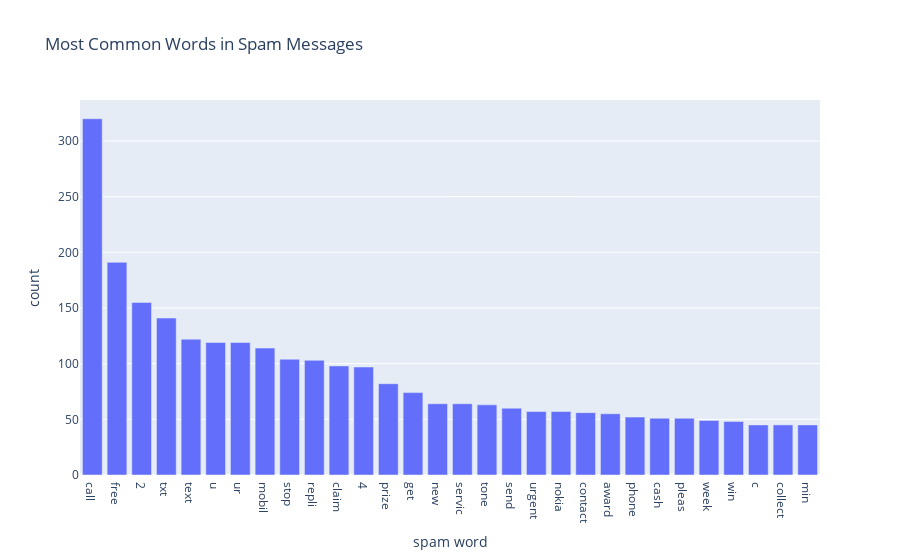

The code cell stored with this chart in its notebook:
### Code cell
from collections import Counter

most_common_words = pd.DataFrame(Counter(spam_corpus).most_common(30), columns=['spam word', 'count'])
px.bar(most_common_words, x='spam word', y='count', title='Most Common Words in Spam Messages')

### Figure 1 — Plotly figure (JSON) as saved in the notebook; plotly's stock layout.template omitted (floating-point values rounded to 4 significant figures)
{"data": [{"alignmentgroup": "True", "hovertemplate": "spam word=%{x}<br>count=%{y}<extra></extra>", "legendgroup": "", "marker": {"color": "#636efa", "pattern": {"shape": ""}}, "name": "", "offsetgroup": "", "orientation": "v", "showlegend": false, "textposition": "auto", "type": "bar", "x": ["call", "free", "2", "txt", "text", "u", "ur", "mobil", "stop", "repli", "claim", "4", "prize", "get", "new", "servic", "tone", "send", "urgent", "nokia", "contact", "award", "phone", "cash", "pleas", "week", "win", "c", "collect", "min"], "xaxis": "x", "y": [320, 191, 155, 141, 122, 119, 119, 114, 104, 103, 98, 97, 82, 74, 64, 64, 63, 60, 57, 57, 56, 55, 52, 51, 51, 49, 48, 45, 45, 45], "yaxis": "y"}], "layout": {"barmode": "relative", "legend": {"tracegroupgap": 0}, "title": {"text": "Most Common Words in Spam Messages"}, "xaxis": {"anchor": "y", "domain": [0, 1], "title": {"text": "spam word"}}, "yaxis": {"anchor": "x", "domain": [0, 1], "title": {"text": "count"}}}}
